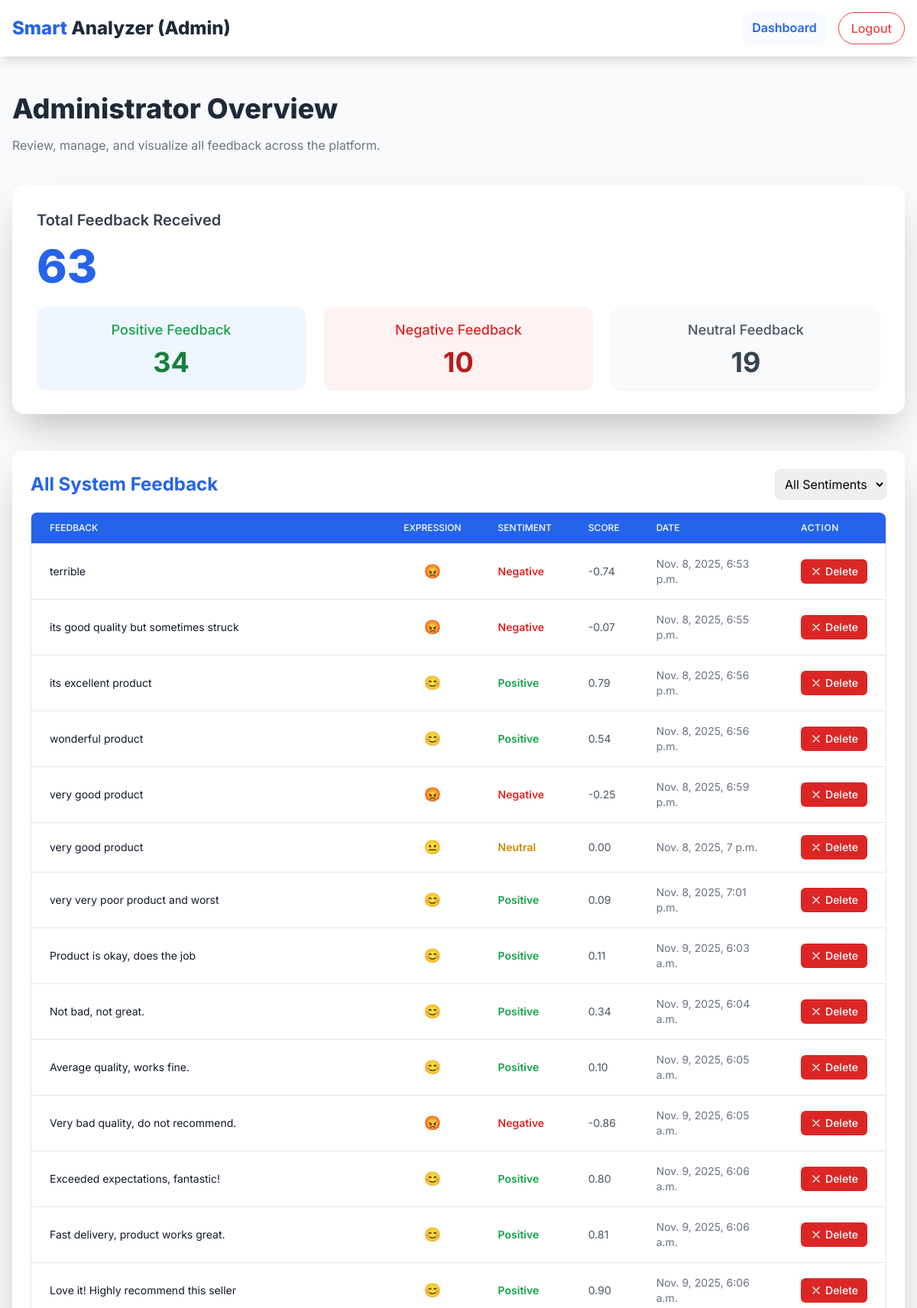
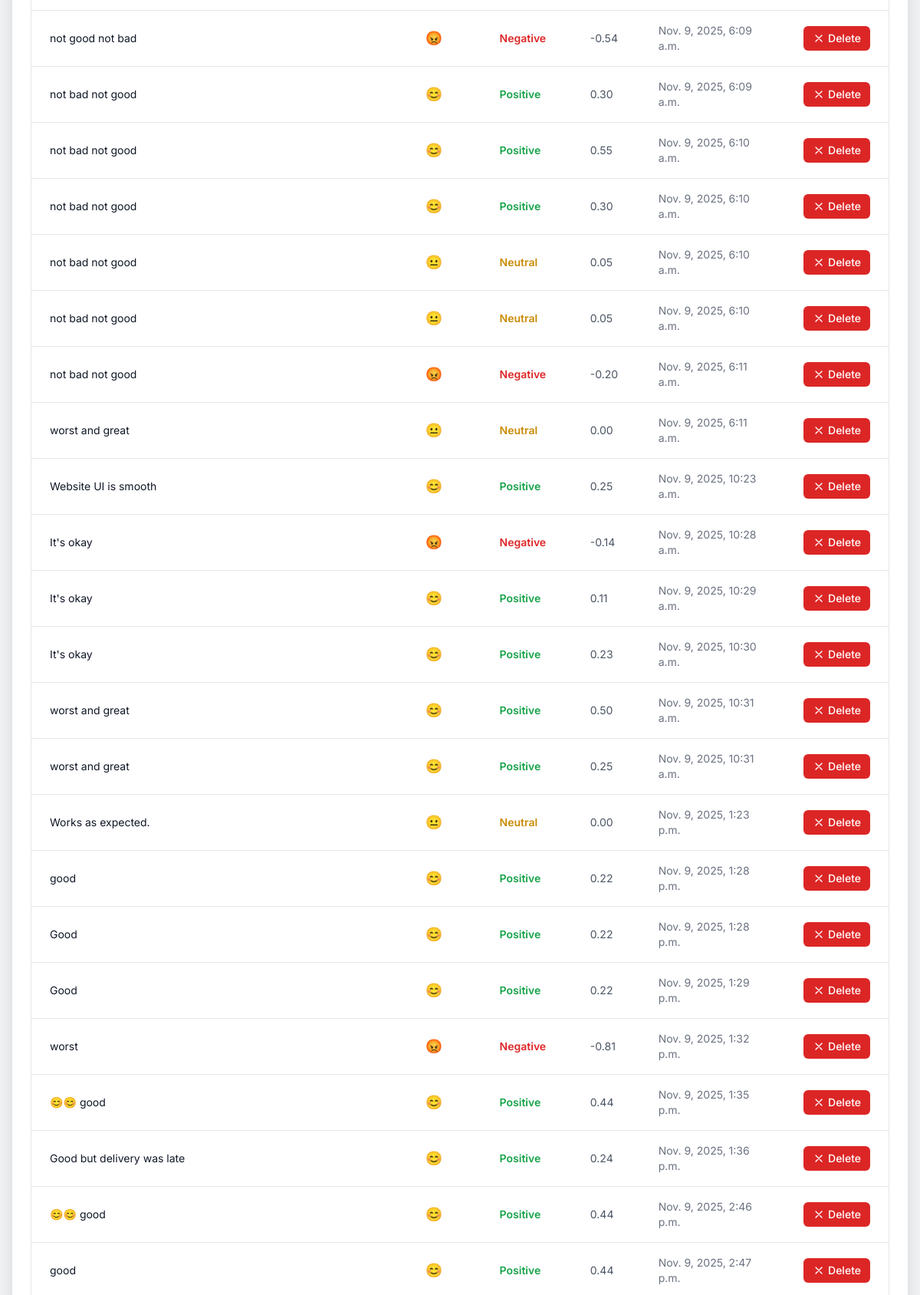
/admin_dashboard/ (signed in, upper part), run on the app's committed database (2 pictures, top to bottom).
### sfas_app/models.py (models this page shows, shortened)
class Feedback(models.Model):
    RATING_CHOICES = [
        (1, '⭐'),
        (2, '⭐⭐'),
        (3, '⭐⭐⭐'),
        (4, '⭐⭐⭐⭐'),
        (5, '⭐⭐⭐⭐⭐'),
    ]
    feedback_id = models.AutoField(primary_key=True)
    mainuser = models.ForeignKey(MainUser, on_delete=models.SET_NULL, null=True)  # Null for guests
    category = models.ForeignKey(ProductCategory, on_delete=models.SET_NULL, null=True, blank=True)  # e.g., Laptop, Toys
    feedback_text = models.TextField(null=False)
    rating = models.IntegerField(choices=RATING_CHOICES, null=True, blank=True)  # Star rating (1-5)
    sentiment_label = models.CharField(max_length=10, null=True)  # e.g., 'positive', 'negative', 'neutral'
    sentiment_score = models.FloatField(null=True)  # e.g., -1 to 1
    created_at = models.DateTimeField(auto_now_add=True, null=False)

### sfas_app/views.py (the view)
# urls.py: path('admin_dashboard/', views.admin_dashboard, name='admin_dashboard'),
def admin_dashboard(request):
    storage = messages.get_messages(request)
    for _ in storage:
        pass  # This clears existing messages
    admin_id = request.session.get('user_id')
    admin = MainUser.objects.filter(pk=admin_id, role='admin').first()
    if not admin:
        return redirect('login')
    feedbacks = Feedback.objects.select_related('category').all().order_by('created_at')
    total_feedback = feedbacks.count()
    positive = feedbacks.filter(sentiment_label='positive').count()
    negative = feedbacks.filter(sentiment_label='negative').count()
    neutral = feedbacks.filter(sentiment_label='neutral').count()
    avg_positive = feedbacks.filter(sentiment_label='positive').aggregate(avg=Avg('sentiment_score'))['avg'] or 0
    avg_negative = feedbacks.filter(sentiment_label='negative').aggregate(avg=Avg('sentiment_score'))['avg'] or 0
    avg_neutral = feedbacks.filter(sentiment_label='neutral').aggregate(avg=Avg('sentiment_score'))['avg'] or 0
    satisfaction_score = ((positive - negative) / total_feedback) * 50 + 50 if total_feedback > 0 else 50
    trends = feedbacks.annotate(date=TruncDate('created_at')).values('date').annotate(
        positive_count=Count('feedback_id', filter=Q(sentiment_label='positive')),
        negative_count=Count('feedback_id', filter=Q(sentiment_label='negative')),
        neutral_count=Count('feedback_id', filter=Q(sentiment_label='neutral'))
    ).order_by('date')
    trend_dates = [t['date'].strftime('%Y-%m-%d') for t in trends]
    positive_trends = [t['positive_count'] for t in trends]
    negative_trends = [t['negative_count'] for t in trends]
    neutral_trends = [t['neutral_count'] for t in trends]
    scatter_data = []
    for i, f in enumerate(feedbacks):
        color = (
            '#22c55e' if f.sentiment_label == 'positive' else
            '#ef4444' if f.sentiment_label == 'negative' else
            '#eab308'
        )
        scatter_data.append({
            'x': i + 1,
            'y': round(f.sentiment_score or 0, 2),
            'label': f.sentiment_label.capitalize(),
            'backgroundColor': color,
        })
    all_text = " ".join([f.feedback_text.lower() for f in feedbacks])
    words = re.findall(r'\b[a-z]{3,}\b', all_text)
    stopwords = {'the','and','for','you','are','this','that','with','have','was','but','not','from','your','all','has','had','will','can','our','they','what','when','how','why','about','more','been','very'}
    filtered_words = [w for w in words if w not in stopwords]
    word_counts = Counter(filtered_words).most_common(30)
    wordcloud_data = [[word, count] for word, count in word_counts]
    category_stats = (
        feedbacks.values('category__category_name')
        .annotate(
            avg_rating=Avg('rating'),
            positive=Count('feedback_id', filter=Q(sentiment_label='positive')),
            negative=Count('feedback_id', filter=Q(sentiment_label='negative')),
            neutral=Count('feedback_id', filter=Q(sentiment_label='neutral')),
            total=Count('feedback_id')
        )
        .order_by('category__category_name')
    )
    category_labels = [c['category__category_name'] or 'Uncategorized' for c in category_stats]
    avg_ratings = [round(c['avg_rating'] or 0, 2) for c in category_stats]
    cat_pos = [c['positive'] for c in category_stats]
    cat_neg = [c['negative'] for c in category_stats]
    cat_neu = [c['neutral'] for c in category_stats]
    summary, _ = SentimentSummary.objects.get_or_create(pk=1)
    summary.positive_count = positive
    summary.negative_count = negative
    summary.neutral_count = neutral
    summary.total_feedback = total_feedback
    summary.save()
    return render(request, 'admin_dashboard.html', {
        'admin': admin,
        'feedbacks': feedbacks,
        'total_feedback': total_feedback,
        'positive': positive,
        'negative': negative,
        'neutral': neutral,
        'summary': summary,
        'chart_labels': ['Positive', 'Negative', 'Neutral'],
        'chart_data': [positive, negative, neutral],
        'trend_dates': trend_dates,
        'positive_trends': positive_trends,
        'negative_trends': negative_trends,
        'neutral_trends': neutral_trends,
        'radar_labels': ['Positive', 'Negative', 'Neutral'],
        'radar_data': [avg_positive, abs(avg_negative), avg_neutral],
        'satisfaction_score': satisfaction_score,
        'wordcloud_data': wordcloud_data,
        'scatter_data': scatter_data,
        'category_labels': category_labels,
        'avg_ratings': avg_ratings,
        'cat_pos': cat_pos,
        'cat_neg': cat_neg,
        'cat_neu': cat_neu,
    })

### templates/admin_dashboard.html (shortened to what this page needs)
<!DOCTYPE html>
<html lang="en">
<head>
    <script src="https://cdn.tailwindcss.com"></script>
</head>
<body class="bg-gray-50 flex flex-col min-h-screen">
    <header class="bg-white shadow-lg sticky top-0 z-50">
        <div class="max-w-7xl mx-auto px-4 py-4 flex justify-between items-center">
            <div class="text-2xl font-extrabold text-gray-800"><span class="text-blue-600">Smart</span> Analyzer (Admin)</div>
            <nav class="hidden md:flex space-x-4">
                <a href="/admin_dashboard" class="text-blue-600 font-semibold px-3 py-2 rounded-lg bg-blue-50/50">Dashboard</a>
                <a href="{% url 'logout' %}" class="border border-red-500 text-red-500 px-4 py-2 rounded-full font-medium hover:bg-red-50 transition">Logout</a>
            </nav>
        </div>
    </header>
    <main class="max-w-7xl mx-auto py-12 px-4 flex-grow">
        <h1 class="text-4xl font-extrabold text-gray-800 mb-4">Administrator Overview</h1>
        <p class="text-gray-500 mb-10">Review, manage, and visualize all feedback across the platform.</p>
        <section class="bg-white p-8 rounded-2xl shadow-2xl mb-12">
  <h2 class="text-xl font-semibold text-gray-700 mb-4">Total Feedback Received</h2>
  <p class="text-6xl font-extrabold text-blue-600 mb-6">{{ total_feedback }}</p>
  <div class="grid grid-cols-1 md:grid-cols-3 gap-6">
    <div class="bg-blue-50 p-4 rounded-xl shadow-sm text-center">
      <h3 class="text-lg font-medium text-green-600 mb-2">Positive Feedback</h3>
      <p class="text-4xl font-bold text-green-700">{{ positive }}</p>
    </div>
    <div class="bg-red-50 p-4 rounded-xl shadow-sm text-center">
      <h3 class="text-lg font-medium text-red-600 mb-2">Negative Feedback</h3>
      <p class="text-4xl font-bold text-red-700">{{ negative }}</p>
    </div>
    <div class="bg-gray-50 p-4 rounded-xl shadow-sm text-center">
      <h3 class="text-lg font-medium text-gray-600 mb-2">Neutral Feedback</h3>
      <p class="text-4xl font-bold text-gray-700">{{ neutral }}</p>
    </div>
  </div>
</section>
        <section class="bg-white p-6 rounded-xl shadow-2xl mb-12">
            <div class="flex justify-between items-center mb-4">
                <h2 class="text-2xl font-bold text-blue-600">All System Feedback</h2>
                <select id="sentiment-filter" class="p-2 border rounded-lg" onchange="filterFeedback()">
                    <option value="All">All Sentiments</option>
                </select>
            </div>
            <div class="overflow-x-auto border rounded-lg">
                <table id="feedback-table" class="min-w-full divide-y divide-gray-200">
                    <thead class="bg-blue-600 text-white">
                        <tr>
                            <th class="px-6 py-3 text-left text-xs font-medium uppercase">Feedback</th>
                            <th class="px-6 py-3 text-center text-xs font-medium uppercase">Expression</th>
                            <th class="px-6 py-3 text-left text-xs font-medium uppercase">Sentiment</th>
                            <th class="px-6 py-3 text-left text-xs font-medium uppercase">Score</th>
                            <th class="px-6 py-3 text-left text-xs font-medium uppercase">Date</th>
                      <th scope="col" class="px-6 py-3 text-left text-xs font-medium uppercase tracking-wider rounded-tr-lg">Action</th>
                        </tr>
                    </thead>
                    <tbody id="feedback-table-body" class="bg-white divide-y divide-gray-200">
                        {% for f in feedbacks %}
                        <tr data-sentiment="{{ f.sentiment_label|title }}" class="hover:bg-gray-50">
                            <td class="px-6 py-4 text-sm text-gray-900">{{ f.feedback_text }}</td>
                            <td class="px-6 py-4 text-center text-lg">
                                {% if f.sentiment_label|title == 'Positive' %}😊{% elif f.sentiment_label|title == 'Negative' %}😡{% else %}😐{% endif %}
                            </td>
                            <td class="px-6 py-4 text-sm font-semibold {% if f.sentiment_label|title == 'Positive' %}text-green-600{% elif f.sentiment_label|title == 'Negative' %}text-red-600{% else %}text-yellow-600{% endif %}">
                                {{ f.sentiment_label|title }}
                            </td>
                            <td class="px-6 py-4 text-sm text-gray-600">{{ f.sentiment_score|floatformat:2 }}</td>
                            <td class="px-6 py-4 text-sm text-gray-500">{{ f.created_at }}</td>
                       <td class="px-6 py-4 whitespace-nowrap text-sm">
    <a href="{% url 'delete_feedback' f.feedback_id %}"
       class="inline-flex items-center px-3 py-1.5 bg-red-600 text-white text-sm font-medium rounded-md hover:bg-red-700 transition duration-150"
       onclick="return confirm('Are you sure you want to delete this feedback?');">
        <svg xmlns="http://www.w3.org/2000/svg" class="h-4 w-4 mr-1" fill="none" viewBox="0 0 24 24" stroke="currentColor">
            <path stroke-linecap="round" stroke-linejoin="round" stroke-width="2" d="M6 18L18 6M6 6l12 12" />
        </svg>
        Delete
    </a>
</td>
                        </tr>
                        {% empty %}
                        <tr><td colspan="5" class="px-6 py-4 text-center text-gray-500">No feedback available.</td></tr>
                        {% endfor %}
                    </tbody>
                </table>
            </div>
        </section>
    </main>
</body>
</html>

### templates/admin_dashboard.html (style rules this page uses)
body { font-family: 'Inter', sans-serif; scroll-behavior: smooth; }
th { background-color: theme('colors.blue.600') !important; color: white !important; }

### data on the page
Feedback: feedback_text "terrible", sentiment_label "Negative", sentiment_score "-0.74", created_at "Nov. 8, 2025, 6:53 p.m."
Feedback: feedback_text "its good quality but sometimes struck", sentiment_label "Negative", sentiment_score "-0.07", created_at "Nov. 8, 2025, 6:55 p.m."
Feedback: feedback_text "its excellent product", sentiment_label "Positive", sentiment_score "0.79", created_at "Nov. 8, 2025, 6:56 p.m."
Feedback: feedback_text "wonderful product", sentiment_label "Positive", sentiment_score "0.54", created_at "Nov. 8, 2025, 6:56 p.m."
Feedback: feedback_text "very good product", sentiment_label "Negative", sentiment_score "-0.25", created_at "Nov. 8, 2025, 6:59 p.m."
Feedback: feedback_text "very good product", sentiment_label "Neutral", sentiment_score "0.00", created_at "Nov. 8, 2025, 7 p.m."
Feedback: feedback_text "very very poor product and worst", sentiment_label "Positive", sentiment_score "0.09", created_at "Nov. 8, 2025, 7:01 p.m."
Feedback: feedback_text "Product is okay, does the job", sentiment_label "Positive", sentiment_score "0.11", created_at "Nov. 9, 2025, 6:03 a.m."
Feedback: feedback_text "Not bad, not great.", sentiment_label "Positive", sentiment_score "0.34", created_at "Nov. 9, 2025, 6:04 a.m."
Feedback: feedback_text "Average quality, works fine.", sentiment_label "Positive", sentiment_score "0.10", created_at "Nov. 9, 2025, 6:05 a.m."
Feedback: feedback_text "Very bad quality, do not recommend.", sentiment_label "Negative", sentiment_score "-0.86", created_at "Nov. 9, 2025, 6:05 a.m."
Feedback: feedback_text "Exceeded expectations, fantastic!", sentiment_label "Positive", sentiment_score "0.80", created_at "Nov. 9, 2025, 6:06 a.m."
Feedback: feedback_text "Fast delivery, product works great.", sentiment_label "Positive", sentiment_score "0.81", created_at "Nov. 9, 2025, 6:06 a.m."
Feedback: feedback_text "Love it! Highly recommend this seller", sentiment_label "Positive", sentiment_score "0.90", created_at "Nov. 9, 2025, 6:06 a.m."
Feedback: feedback_text "not good not bad", sentiment_label "Negative", sentiment_score "-0.54", created_at "Nov. 9, 2025, 6:09 a.m."
Feedback: feedback_text "not bad not good", sentiment_label "Positive", sentiment_score "0.30", created_at "Nov. 9, 2025, 6:09 a.m."
Feedback: feedback_text "not bad not good", sentiment_label "Positive", sentiment_score "0.55", created_at "Nov. 9, 2025, 6:10 a.m."
Feedback: feedback_text "not bad not good", sentiment_label "Positive", sentiment_score "0.30", created_at "Nov. 9, 2025, 6:10 a.m."
Feedback: feedback_text "not bad not good", sentiment_label "Neutral", sentiment_score "0.05", created_at "Nov. 9, 2025, 6:10 a.m."
Feedback: feedback_text "not bad not good", sentiment_label "Neutral", sentiment_score "0.05", created_at "Nov. 9, 2025, 6:10 a.m."
Feedback: feedback_text "not bad not good", sentiment_label "Negative", sentiment_score "-0.20", created_at "Nov. 9, 2025, 6:11 a.m."
Feedback: feedback_text "worst and great", sentiment_label "Neutral", sentiment_score "0.00", created_at "Nov. 9, 2025, 6:11 a.m."
Feedback: feedback_text "Website UI is smooth", sentiment_label "Positive", sentiment_score "0.25", created_at "Nov. 9, 2025, 10:23 a.m."
Feedback: feedback_text "It's okay", sentiment_label "Negative", sentiment_score "-0.14", created_at "Nov. 9, 2025, 10:28 a.m."
Feedback: feedback_text "It's okay", sentiment_label "Positive", sentiment_score "0.11", created_at "Nov. 9, 2025, 10:29 a.m."
Feedback: feedback_text "It's okay", sentiment_label "Positive", sentiment_score "0.23", created_at "Nov. 9, 2025, 10:30 a.m."
Feedback: feedback_text "worst and great", sentiment_label "Positive", sentiment_score "0.50", created_at "Nov. 9, 2025, 10:31 a.m."
Feedback: feedback_text "worst and great", sentiment_label "Positive", sentiment_score "0.25", created_at "Nov. 9, 2025, 10:31 a.m."
Feedback: feedback_text "Works as expected.", sentiment_label "Neutral", sentiment_score "0.00", created_at "Nov. 9, 2025, 1:23 p.m."
Feedback: feedback_text "good", sentiment_label "Positive", sentiment_score "0.22", created_at "Nov. 9, 2025, 1:28 p.m."
Feedback: feedback_text "Good", sentiment_label "Positive", sentiment_score "0.22", created_at "Nov. 9, 2025, 1:28 p.m."
Feedback: feedback_text "Good", sentiment_label "Positive", sentiment_score "0.22", created_at "Nov. 9, 2025, 1:29 p.m."
Feedback: feedback_text "worst", sentiment_label "Negative", sentiment_score "-0.81", created_at "Nov. 9, 2025, 1:32 p.m."
Feedback: feedback_text "😊😊 good", sentiment_label "Positive", sentiment_score "0.44", created_at "Nov. 9, 2025, 1:35 p.m."
Feedback: feedback_text "Good but delivery was late", sentiment_label "Positive", sentiment_score "0.24", created_at "Nov. 9, 2025, 1:36 p.m."
Feedback: feedback_text "😊😊 good", sentiment_label "Positive", sentiment_score "0.44", created_at "Nov. 9, 2025, 2:46 p.m."
Feedback: feedback_text "good", sentiment_label "Positive", sentiment_score "0.44", created_at "Nov. 9, 2025, 2:47 p.m."

### other printed values
{{ total_feedback }} "63"
{{ positive }} "34"
{{ negative }} "10"
{{ neutral }} "19"
